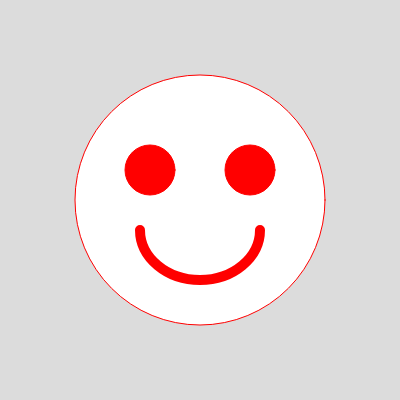
Frame 1 (no input)
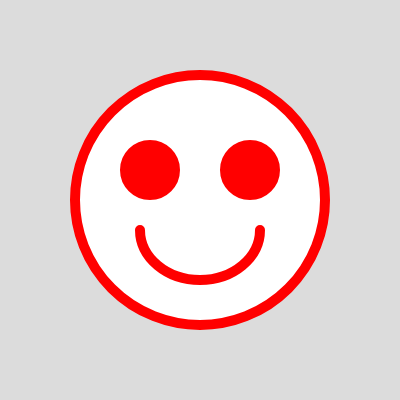
Frame 60 (no input)
Frame 120 (the mouse pressed at the canvas centre since frame 60): identical to frame 60, image omitted

The p5.js sketch that drew these frames (run headless with seeded random() and noise() and a simulated clock; from frame 60 on, the mouse is pressed at the canvas centre):

// p5.js sketch
// ── sketch.js
function setup() {
  createCanvas(400, 400); // create a 400x400 canvas
 
}

function draw() {
  background(220); // Grey background

  //Face
  fill(255); // white fill for head
  stroke(255, 0, 0); // r, g, b
  circle(200, 200, 250)

  // eyes
  fill(255, 0, 0); // r, g, b
  circle(150, 170, 50); // left eye
  circle(250, 170, 50) // right eye
 
 
 
  // smile
  stroke(255, 0, 0); // red color for the stroke
  strokeWeight(10); // the thickness of the circle
  noFill(); // I discovered I dont actually need fill for the arc/smile, makes it look like a semi-circle
  arc(width / 2, height / 2 + 30, 120, 100, 0, PI); // smile (I had to search up how to do this)
}
